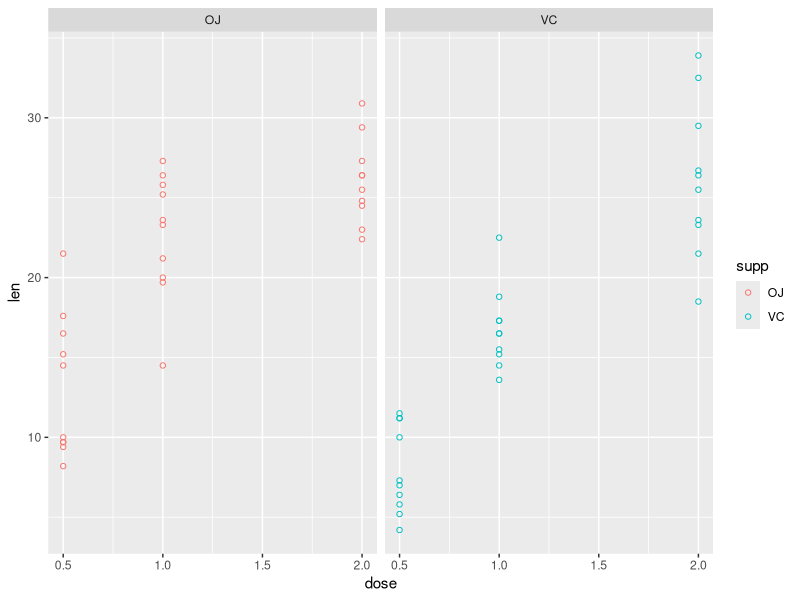
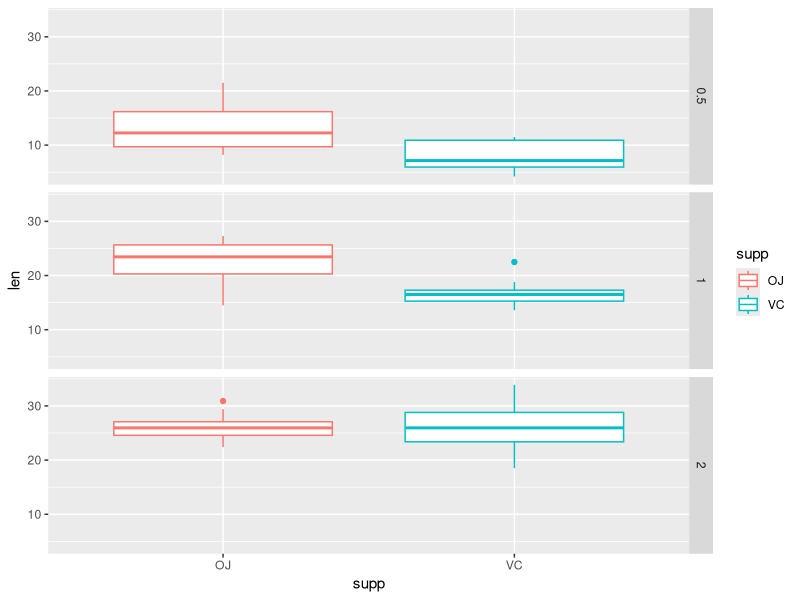

The R script that drew these images, in order:
## ---- chunk 1
    library(datasets)  # should be loaded by default, but just in case
    library(dplyr)  # for manipulation of data
    library(ggplot2)  # for plotting of data
## ---- chunk 2
    str(ToothGrowth)
    summary(ToothGrowth)
## ---- chunk 3
    table(ToothGrowth$supp, ToothGrowth$dose)
## ---- chunk 4
    p1 <- ggplot(ToothGrowth, aes(x=dose, y=len, color=supp))
    print(p1 + geom_point(shape=1) + facet_grid(. ~ supp))
    p2 <- ggplot(ToothGrowth, aes(x=supp, y=len, color=supp))
    print(p2 + geom_boxplot() + facet_grid(dose ~ .))
## ---- chunk 5
    doseHalf <- ToothGrowth %>% filter(dose==0.5)
    doseOne <- ToothGrowth %>% filter(dose==1)
    doseTwo <- ToothGrowth %>% filter(dose==2)
## ---- chunk 6
    # dose = 0.5
    doseHalf.len <- split(doseHalf$len, doseHalf$supp)
    doseHalf.conf <- t.test(doseHalf.len$VC, doseHalf.len$OJ,
                             alternative = "two.sided", var.equal = TRUE,
                             conf.level = 0.95)$conf[c(1,2)]
    
    # dose = 1
    doseOne.len <- split(doseOne$len, doseOne$supp)
    doseOne.conf <- t.test(doseOne.len$VC, doseOne.len$OJ,
                            alternative = "two.sided", var.equal = TRUE,
                            conf.level = 0.95)$conf[c(1,2)]
    
    # dose = 2
    doseTwo.len <- split(doseTwo$len, doseTwo$supp)
    doseTwo.conf <- t.test(doseTwo.len$VC, doseTwo.len$OJ,
                            alternative = "two.sided", var.equal = TRUE,
                            conf.level = 0.95)$conf[c(1,2)]
## ---- chunk 7
    suppVC.dose2 <- doseTwo %>% filter(supp=="VC") %>% select(len)
    suppVC.dose1 <- doseOne %>% filter(supp=="VC") %>% select(len)
    
    t.test(suppVC.dose2, suppVC.dose1,
           alternative = "greater", var.equal = TRUE,
           conf.level = 0.95)$conf[c(1,2)]
